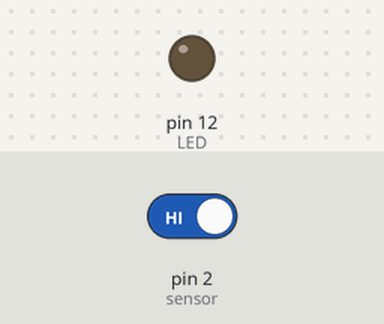
A sketch run on a simulated Arduino Uno, built with avr-gcc and run on an emulated ATmega328P. On the bench: output pins drawn as LEDs (lit = HIGH). Inputs (shaded band) come from the test bench; at power-on: pin 2 (sensor) HIGH.

Above: at 1.2 s.
1.3 s: pin 2 (sensor) driven LOW
At 2.5 s:
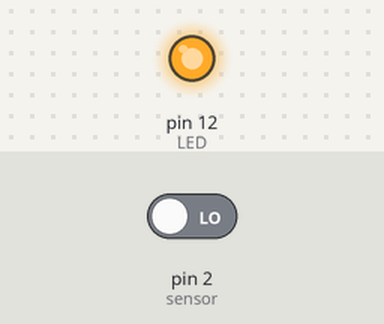
2.8 s: pin 2 (sensor) driven HIGH
At 3.9 s:
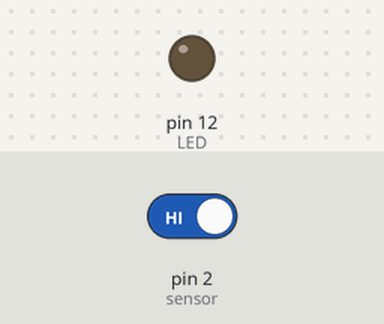
Timing chart, 0 to 5.8 s (numbered marks = the images above; inputs shaded):
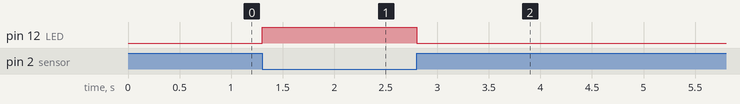

The sketch:

SensorOne.ino
```cpp
/*
Author  : Redieta F.Z
Date    : 18/03/2020
*/

//==========================================================================================================================================//
//===================================================|   Initialization Program    |========================================================//
//==========================================================================================================================================//
#include <SoftwareSerial.h>
SoftwareSerial SerialOne(10,11); //RX, TX
#define sensor 2

#define DEBUG
String inputString = "";         // a String to hold incoming data

int SensorNow = 0;
int count = 111;                 // set a dummy
const byte LED = 12;
bool sensor_read = false;
bool stringComplete = false;  // whether the string is complete

//==========================================================================================================================================//
//================================================|   Procedure proccesing counting    |====================================================//
//==========================================================================================================================================//
void active(){
  SensorNow = digitalRead(sensor);

  if(SensorNow == LOW){
    count = count+1;
    digitalWrite(LED, HIGH);
    sensor_read = true;
  }

  if(SensorNow == HIGH){
    digitalWrite(LED, LOW);
  }
}


//==========================================================================================================================================//
//========================================================|   Setup Program    |============================================================//
//==========================================================================================================================================//
void setup() {
  Serial.begin(115200);
  SerialOne.begin(9600);
  inputString.reserve(150);
  pinMode(sensor, INPUT_PULLUP);
  pinMode(LED, OUTPUT);
  attachInterrupt(digitalPinToInterrupt(sensor), active, CHANGE);
}


//==========================================================================================================================================//
//======================================================|   Main Loop Program    |==========================================================//
//==========================================================================================================================================//
void loop() {
  /* DBUG serial data counting */
  if(sensor_read == true){
    SerialOne.println(count);
    sensor_read = false;
  }
   if (stringComplete) {
    SerialOne.println(inputString);
    if(inputString == "S_1\n"){
        Serial.print("A");
        Serial.print(count);
        Serial.print("\n");
    }
    // clear the string:
    inputString = "";
    stringComplete = false;
  }
}


//==========================================================================================================================================//
//==========================================================|   Serial ISR    |=============================================================//
//==========================================================================================================================================//
/*
  SerialEvent occurs whenever a new data comes in the hardware serial RX. This
  routine is run between each time loop() runs, so using delay inside loop can
  delay response. Multiple bytes of data may be available.
*/
void serialEvent() {
  while (Serial.available()) {
    // get the new byte:
    char inChar = (char)Serial.read();
    // add it to the inputString:
    inputString += inChar;
    // if the incoming character is a newline, set a flag so the main loop can
    // do something about it:
    if (inChar == '\n') {
      stringComplete = true;
    }
  }
}
```

Measured:
- after the input at 1.3 s, pin 12 (LED): LOW → HIGH at once
- after the input at 2.8 s, pin 12 (LED): HIGH → LOW at once
